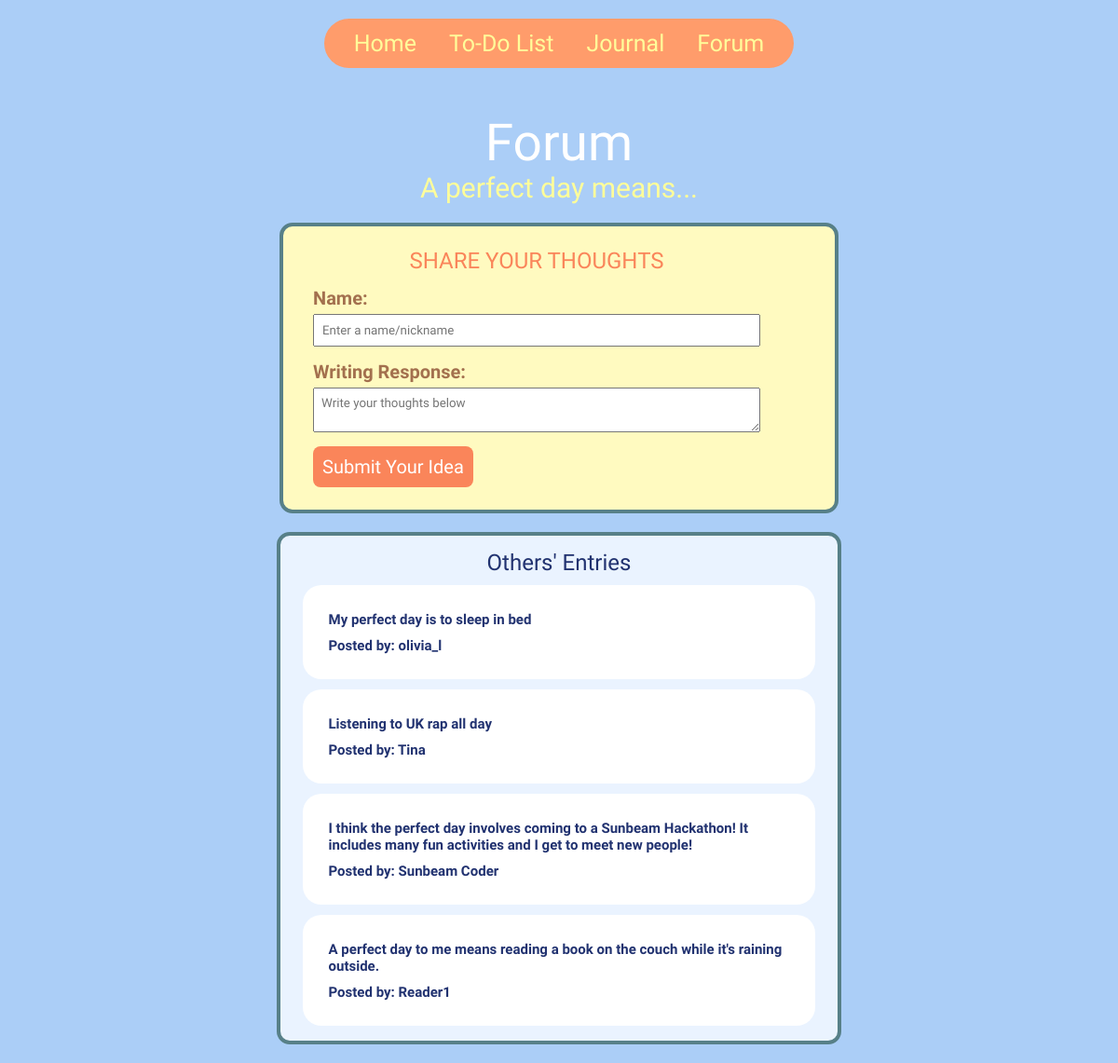
Before: /forum/1 with the older database file.
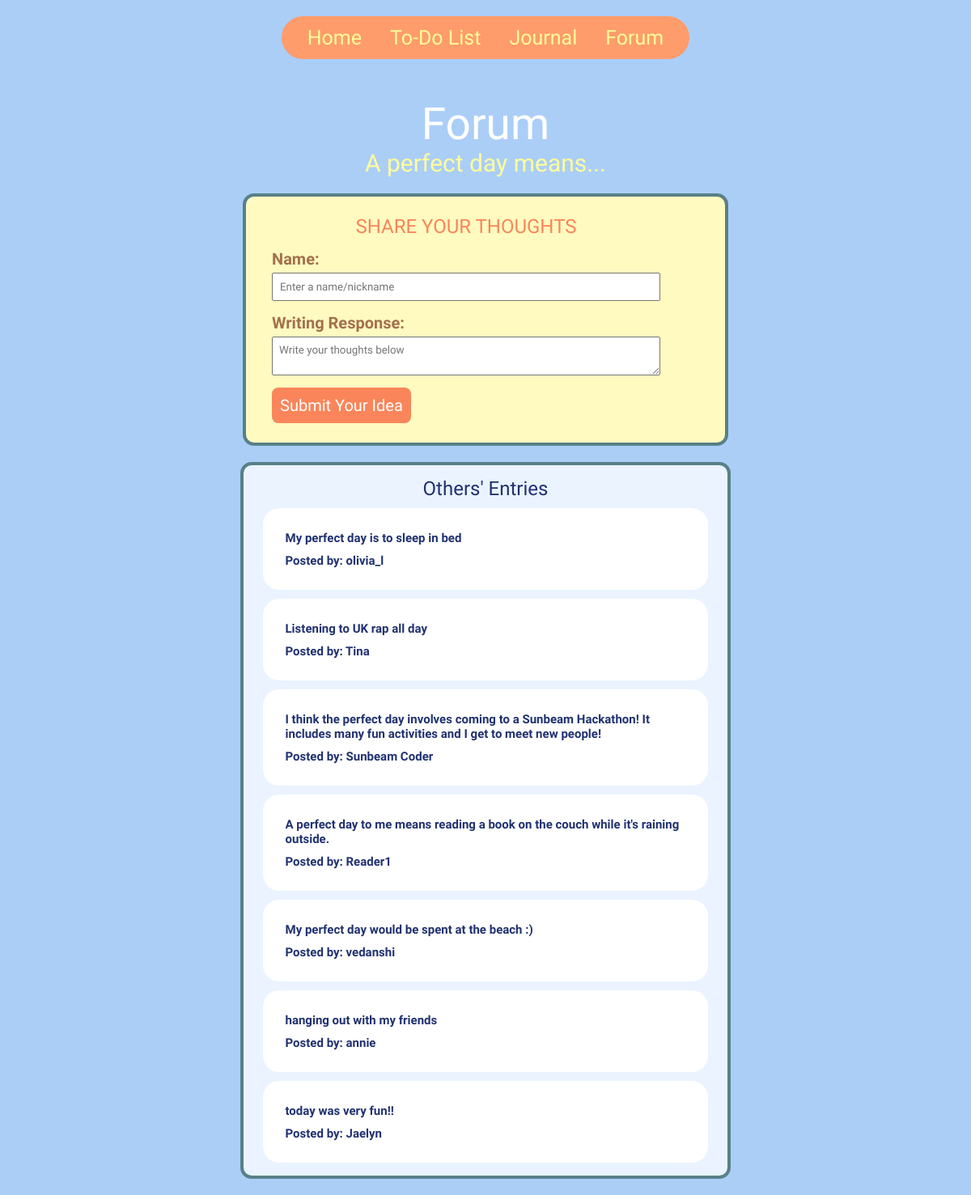
After: the same page with the newer database file.
### perfectDay/models.py (models this page shows)
class forumpost(models.Model):
    authorid = models.SmallIntegerField()
    author = models.CharField()
    text= models.CharField()

### perfectDay/views.py (the view)
# urls.py: path('forum/<int:userID>', views.forum, name='forum'),
def forum(request, userID):
    allposts= forumpost.objects.all().values()
    data = {"ID": userID,
            "forums": allposts}
    template = loader.get_template('forum.html')
    if request.method == "POST":
        print("hi")
        name = request.POST.get("inputname")
        text = request.POST.get("inputtext")
        new  = forumpost(authorid= userID, author  = name, text = text)
        new.save()
    return HttpResponse(template.render(request=request, context= data))

### perfectDay/templates/forum.html (shortened to what this page needs)
<!DOCTYPE html>
<html lang="en">
{% load static %}
<head>
    <link rel="stylesheet" href="{% static 'css/forum.css' %}">
</head>
<body>
  {% include 'nav.html' %}
<div class="main-container">
  <div class="heading">
  <h6 class="journal-page-title">Forum</h6>
  <h3> A perfect day means...</h3>
  </div>
  <div class="DisplayContainer1">
        <form method = "POST" id="answerForm" >
            <h1>SHARE YOUR THOUGHTS</h1>
            <div>
                <label>Name:</label>
                <input type="text" name="inputname" placeholder="Enter a name/nickname" required>
            </div>
            <div>
                <label>Writing Response: </label>
                <textarea name="inputtext" placeholder="Write your thoughts below" contenteditable="true" required></textarea>
            </div>
            <button type="submit" class="submit-btn">Submit Your Idea</button>
        </form>
    </div>
</div>
  <div class="main-container">
      <div class="DisplayContainer">
        <div id="reviewsDisplayContainer">
            <h1>Others' Entries</h1>
        {% for forum in forums %}
        <div class="forumBox">
          <p>{{forum.text}}</p>
          <p>Posted by: {{forum.author}}</p>
        </div>
        {% endfor %}
      </div>
  </div>
</body>

Changed rows visible on the page:
added forumpost: text "My perfect day would be spent at the beach :)", author "vedanshi"
added forumpost: text "hanging out with my friends", author "annie"
added forumpost: text "today was very fun!!", author "Jaelyn"
